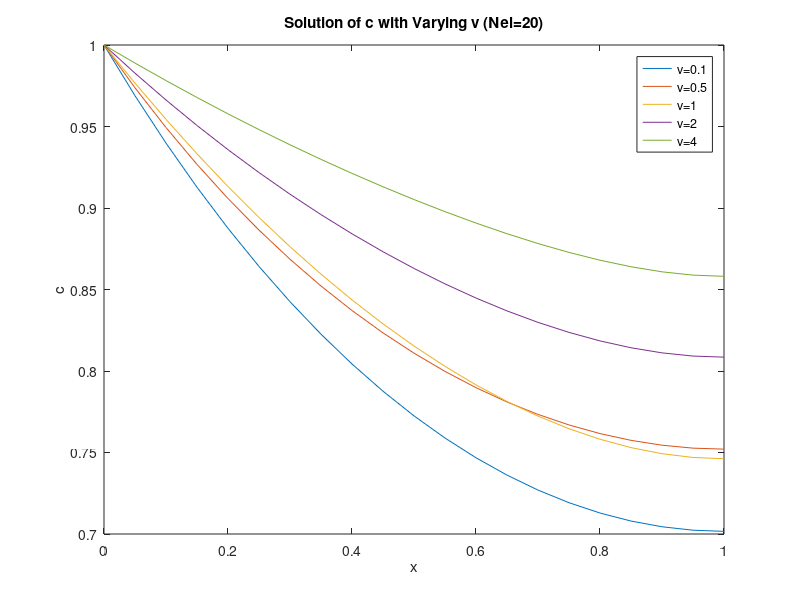

Recreate this plot in MATLAB.
load v.mat;

x = (0:20) / 20;

plot(x, v01); hold on
plot(x, v05);
plot(x, v1);
plot(x, v2);
plot(x, v4);

title('Solution of c with Varying v (Nel=20)');
xlabel('x');
ylabel('c');
legend('v=0.1', 'v=0.5', 'v=1', 'v=2', 'v=4');

hold off;